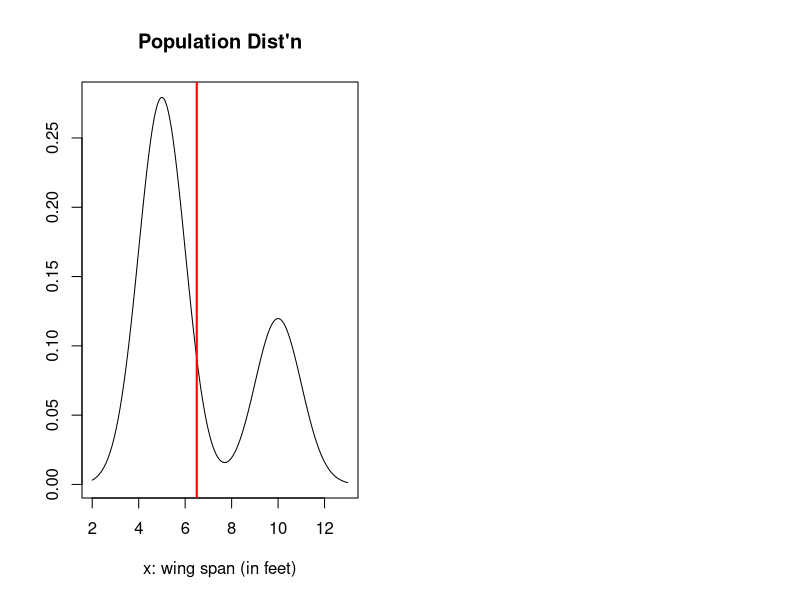
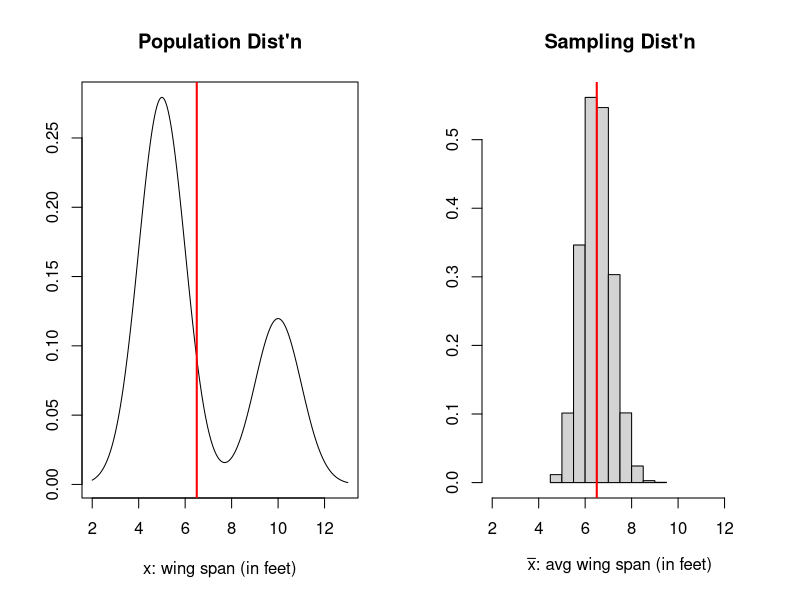
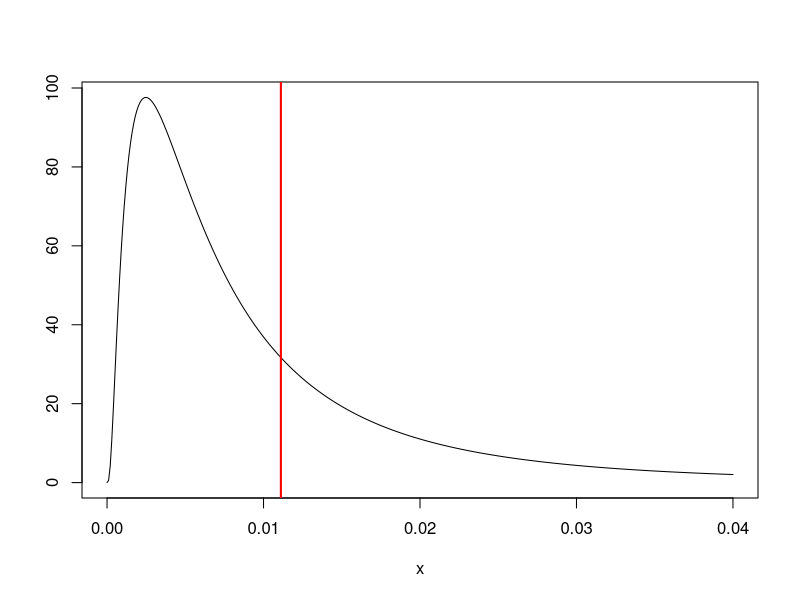
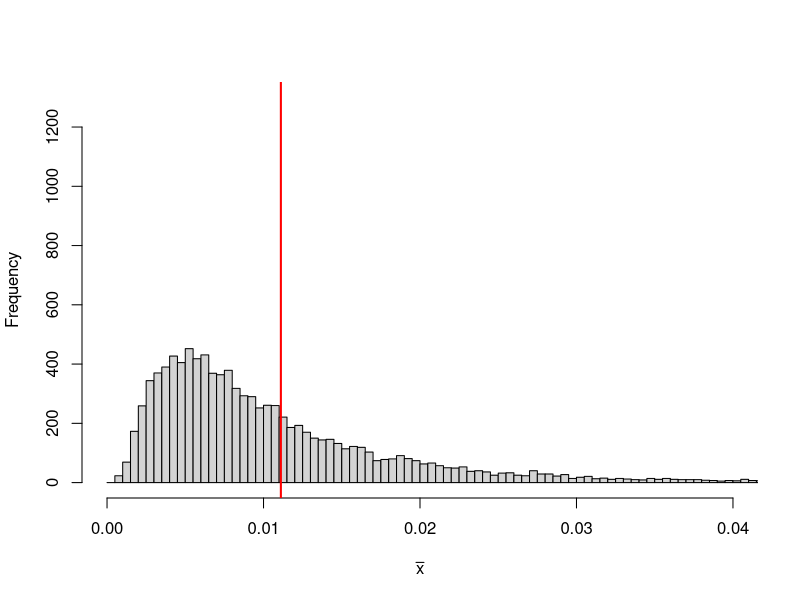
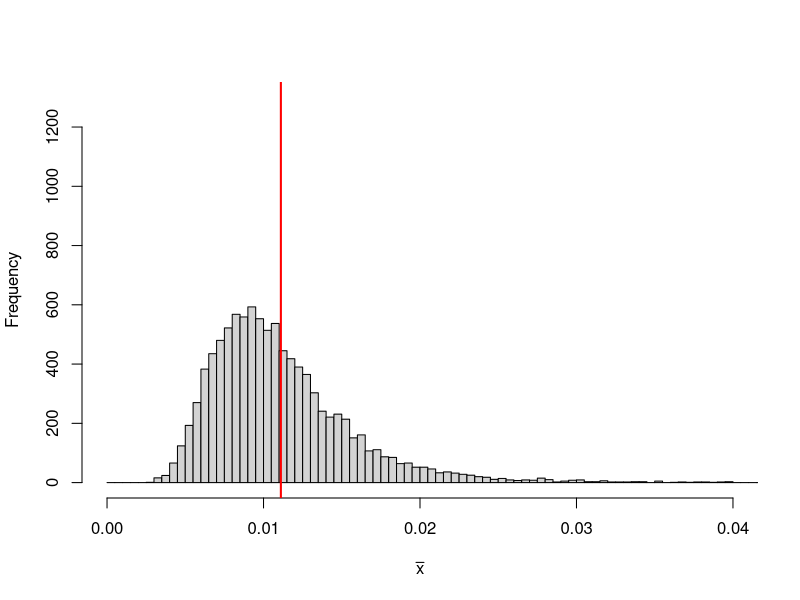
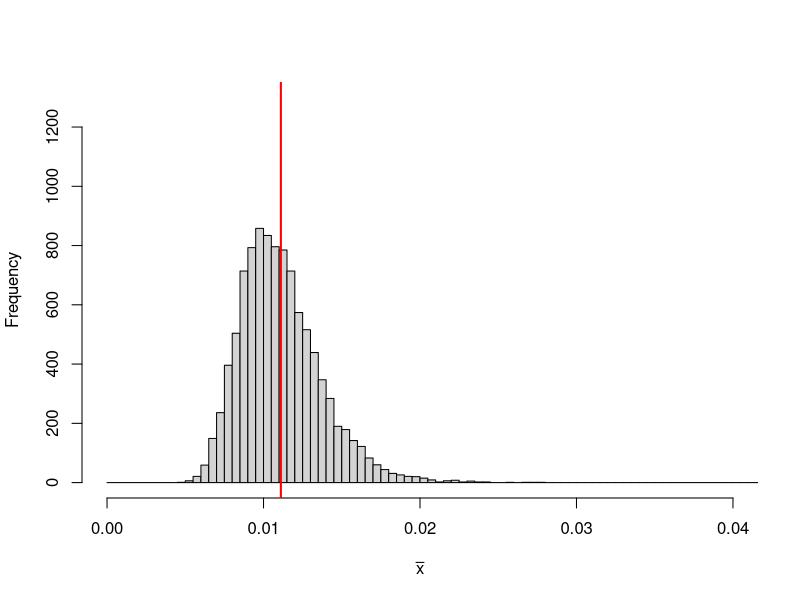
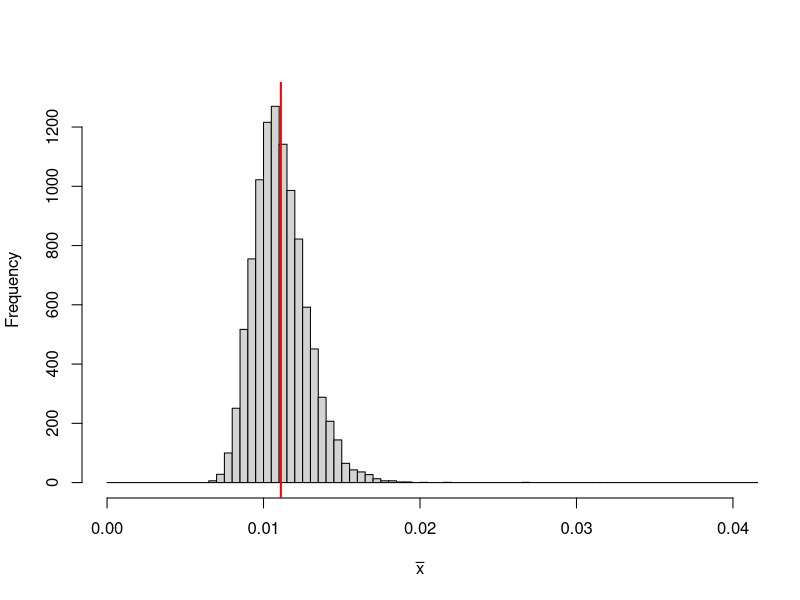

These figures' R source, in order:
# setwd("./Lec13 Confidence Intervals/figure")

#-------------------------------------------------------------------------------
# Bimodal distribution of dragon wing spans:
# http://www.nytimes.com/2013/09/24/science/as-normal-as-rabbits-weights-and-dragons-wings.html
#-------------------------------------------------------------------------------
# Set up bimodal distribution as weighted average of two normals
mu.1 <- 5
mu.2 <- 10
p.1 <- 0.7
p.2 <- 0.3
mu <- mu.1*p.1 + mu.2*p.2
x <- seq(2, 13, by=0.01)
y <- dnorm(x, mean=mu.1)*p.1 + dnorm(x, mean=mu.2)*p.2

# Sampling distribution values
n <- 15
x.bars <- 
  replicate(10000, 
            mean(
              rnorm(n, 
                    mean=sample(c(mu.1, mu.2), n, replace=TRUE, prob=c(p.1, p.2))
              )
            )
  )


pdf("CLT1.pdf", width=8, height=4)
par(mfrow=c(1, 2))
# Population Distribution
plot(x, y, type='l', xlab="x: wing span (in feet)", ylab="",
     main="Population Dist'n")
abline(v=mu, col="red", lwd=2)
dev.off()


pdf("CLT2.pdf", width=8, height=4)
par(mfrow=c(1, 2))
# Population Distribution
plot(x, y, type='l', xlab="x: wing span (in feet)", ylab="",
     main="Population Dist'n")
abline(v=mu, col="red", lwd=2)

# Sampling Distribution
hist(x.bars, xlim=range(x), 
     xlab=expression(paste(bar(x), ": avg wing span (in feet)")), 
     prob=TRUE, ylab="",
     main="Sampling Dist'n")
abline(v=mu, col="red", lwd=2)
dev.off()





#-------------------------------------------------------------------------------
# Show effect of large n counteracting skew
#-------------------------------------------------------------------------------
meanlog <- -5
sdlog <- 1
x.max <- 0.04
breaks <- seq(0, 5, by=0.0005)

# Population Distribution
pdf("true.pdf", width=8*0.8, height=6*0.8)
x <- seq(0, x.max, by=0.0001)
plot(x, dlnorm(x, meanlog = meanlog, sdlog=sdlog), xlab="x", ylab="", 
     xlim=c(0, x.max), type='l')
abline(v=exp(meanlog + sdlog^2/2), col="red", lwd=2)
dev.off()

for(n in c(2, 10, 30, 75)) {
  sim.means <- replicate(10000, mean(rlnorm(n, meanlog = meanlog, sdlog=sdlog)))
  pdf(paste("hist", n, ".pdf", sep=""), width=8*0.8, height=6*0.9)
  hist(sim.means, main="", xlab=expression(bar(x)), xlim=c(0, x.max), 
       breaks = breaks, ylim=c(0, 1300))
  abline(v=exp(meanlog + sdlog^2/2), col="red", lwd=2)
  dev.off()
}